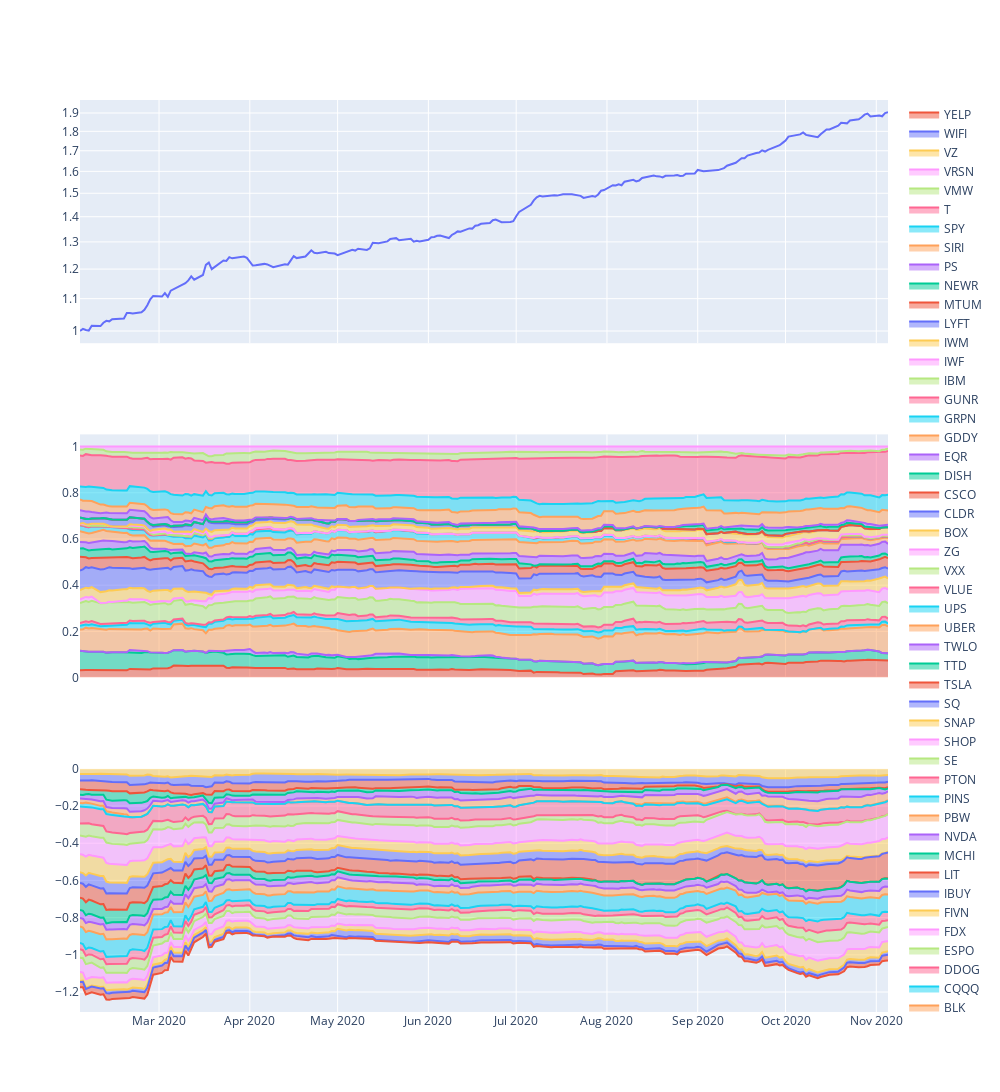

Notebook code cell kept with this figure:
### Code cell
from plotly.subplots import make_subplots
import plotly.graph_objects as go

fig = make_subplots(rows=3, cols=1, shared_xaxes=True)

cum_returns = (r.returns_history+1).cumprod()
fig.add_trace(go.Scatter(x=cum_returns.index, y=cum_returns), row=1, col=1)
fig.update_yaxes(type="log", row=1, col=1)


long_allocations = r.allocation_history[[c for c in r.allocation_history.columns if c in LONG_CANDIDATES]]
for (k, v) in long_allocations.items():
    fig.add_trace(go.Scatter(x=r.allocation_history.index, y=v, name=k, stackgroup='one'), row=2, col=1)
    
short_allocations = r.allocation_history[[c for c in r.allocation_history.columns if c in SHORT_CANDIDATES]]
for (k, v) in short_allocations.items():
    fig.add_trace(go.Scatter(x=r.allocation_history.index, y=v, name=k, stackgroup='one'), row=3, col=1)

fig.update_layout(
    autosize=False,
    width=1000,
    height=1200,)
fig.show()

### Figure 1 — Plotly figure (JSON) as saved in the notebook; plotly's stock layout.template omitted (floating-point values rounded to 4 significant figures; data arrays with more than 128 entries replaced by an {"elided": "..."} marker saying what was removed)
{"data": [{"type": "scatter", "x": {"elided": "194 str values"}, "xaxis": "x", "y": {"elided": "194 float values"}, "yaxis": "y"}, {"name": "AMZN", "stackgroup": "one", "type": "scatter", "x": {"elided": "194 str values"}, "xaxis": "x2", "y": {"elided": "194 float values"}, "yaxis": "y2"}, {"name": "ARKK", "stackgroup": "one", "type": "scatter", "x": {"elided": "194 str values"}, "xaxis": "x2", "y": {"elided": "194 float values"}, "yaxis": "y2"}, {"name": "BABA", "stackgroup": "one", "type": "scatter", "x": {"elided": "194 str values"}, "xaxis": "x2", "y": {"elided": "194 float values"}, "yaxis": "y2"}, {"name": "BLK", "stackgroup": "one", "type": "scatter", "x": {"elided": "194 str values"}, "xaxis": "x2", "y": {"elided": "194 float values"}, "yaxis": "y2"}, {"name": "CQQQ", "stackgroup": "one", "type": "scatter", "x": {"elided": "194 str values"}, "xaxis": "x2", "y": {"elided": "194 float values"}, "yaxis": "y2"}, {"name": "DDOG", "stackgroup": "one", "type": "scatter", "x": {"elided": "194 str values"}, "xaxis": "x2", "y": {"elided": "194 float values"}, "yaxis": "y2"}, {"name": "ESPO", "stackgroup": "one", "type": "scatter", "x": {"elided": "194 str values"}, "xaxis": "x2", "y": {"elided": "194 float values"}, "yaxis": "y2"}, {"name": "FDX", "stackgroup": "one", "type": "scatter", "x": {"elided": "194 str values"}, "xaxis": "x2", "y": {"elided": "194 float values"}, "yaxis": "y2"}, {"name": "FIVN", "stackgroup": "one", "type": "scatter", "x": {"elided": "194 str values"}, "xaxis": "x2", "y": {"elided": "194 float values"}, "yaxis": "y2"}, {"name": "IBUY", "stackgroup": "one", "type": "scatter", "x": {"elided": "194 str values"}, "xaxis": "x2", "y": {"elided": "194 float values"}, "yaxis": "y2"}, {"name": "LIT", "stackgroup": "one", "type": "scatter", "x": {"elided": "194 str values"}, "xaxis": "x2", "y": {"elided": "194 float values"}, "yaxis": "y2"}, {"name": "MCHI", "stackgroup": "one", "type": "scatter", "x": {"elided": "194 str values"}, "xaxis": "x2", "y": {"elided": "194 float values"}, "yaxis": "y2"}, {"name": "NVDA", "stackgroup": "one", "type": "scatter", "x": {"elided": "194 str values"}, "xaxis": "x2", "y": {"elided": "194 float values"}, "yaxis": "y2"}, {"name": "PBW", "stackgroup": "one", "type": "scatter", "x": {"elided": "194 str values"}, "xaxis": "x2", "y": {"elided": "194 float values"}, "yaxis": "y2"}, {"name": "PINS", "stackgroup": "one", "type": "scatter", "x": {"elided": "194 str values"}, "xaxis": "x2", "y": {"elided": "194 float values"}, "yaxis": "y2"}, {"name": "PTON", "stackgroup": "one", "type": "scatter", "x": {"elided": "194 str values"}, "xaxis": "x2", "y": {"elided": "194 float values"}, "yaxis": "y2"}, {"name": "SE", "stackgroup": "one", "type": "scatter", "x": {"elided": "194 str values"}, "xaxis": "x2", "y": {"elided": "194 float values"}, "yaxis": "y2"}, {"name": "SHOP", "stackgroup": "one", "type": "scatter", "x": {"elided": "194 str values"}, "xaxis": "x2", "y": {"elided": "194 float values"}, "yaxis": "y2"}, {"name": "SNAP", "stackgroup": "one", "type": "scatter", "x": {"elided": "194 str values"}, "xaxis": "x2", "y": {"elided": "194 float values"}, "yaxis": "y2"}, {"name": "SQ", "stackgroup": "one", "type": "scatter", "x": {"elided": "194 str values"}, "xaxis": "x2", "y": {"elided": "194 float values"}, "yaxis": "y2"}, {"name": "TSLA", "stackgroup": "one", "type": "scatter", "x": {"elided": "194 str values"}, "xaxis": "x2", "y": {"elided": "194 float values"}, "yaxis": "y2"}, {"name": "TTD", "stackgroup": "one", "type": "scatter", "x": {"elided": "194 str values"}, "xaxis": "x2", "y": {"elided": "194 float values"}, "yaxis": "y2"}, {"name": "TWLO", "stackgroup": "one", "type": "scatter", "x": {"elided": "194 str values"}, "xaxis": "x2", "y": {"elided": "194 float values"}, "yaxis": "y2"}, {"name": "UBER", "stackgroup": "one", "type": "scatter", "x": {"elided": "194 str values"}, "xaxis": "x2", "y": {"elided": "194 float values"}, "yaxis": "y2"}, {"name": "UPS", "stackgroup": "one", "type": "scatter", "x": {"elided": "194 str values"}, "xaxis": "x2", "y": {"elided": "194 float values"}, "yaxis": "y2"}, {"name": "VLUE", "stackgroup": "one", "type": "scatter", "x": {"elided": "194 str values"}, "xaxis": "x2", "y": {"elided": "194 float values"}, "yaxis": "y2"}, {"name": "VXX", "stackgroup": "one", "type": "scatter", "x": {"elided": "194 str values"}, "xaxis": "x2", "y": {"elided": "194 float values"}, "yaxis": "y2"}, {"name": "ZG", "stackgroup": "one", "type": "scatter", "x": {"elided": "194 str values"}, "xaxis": "x2", "y": {"elided": "194 float values"}, "yaxis": "y2"}, {"name": "BOX", "stackgroup": "one", "type": "scatter", "x": {"elided": "194 str values"}, "xaxis": "x3", "y": {"elided": "194 float values"}, "yaxis": "y3"}, {"name": "CLDR", "stackgroup": "one", "type": "scatter", "x": {"elided": "194 str values"}, "xaxis": "x3", "y": {"elided": "194 float values"}, "yaxis": "y3"}, {"name": "CSCO", "stackgroup": "one", "type": "scatter", "x": {"elided": "194 str values"}, "xaxis": "x3", "y": {"elided": "194 float values"}, "yaxis": "y3"}, {"name": "DISH", "stackgroup": "one", "type": "scatter", "x": {"elided": "194 str values"}, "xaxis": "x3", "y": {"elided": "194 float values"}, "yaxis": "y3"}, {"name": "EQR", "stackgroup": "one", "type": "scatter", "x": {"elided": "194 str values"}, "xaxis": "x3", "y": {"elided": "194 float values"}, "yaxis": "y3"}, {"name": "GDDY", "stackgroup": "one", "type": "scatter", "x": {"elided": "194 str values"}, "xaxis": "x3", "y": {"elided": "194 float values"}, "yaxis": "y3"}, {"name": "GRPN", "stackgroup": "one", "type": "scatter", "x": {"elided": "194 str values"}, "xaxis": "x3", "y": {"elided": "194 float values"}, "yaxis": "y3"}, {"name": "GUNR", "stackgroup": "one", "type": "scatter", "x": {"elided": "194 str values"}, "xaxis": "x3", "y": {"elided": "194 float values"}, "yaxis": "y3"}, {"name": "IBM", "stackgroup": "one", "type": "scatter", "x": {"elided": "194 str values"}, "xaxis": "x3", "y": {"elided": "194 float values"}, "yaxis": "y3"}, {"name": "IWF", "stackgroup": "one", "type": "scatter", "x": {"elided": "194 str values"}, "xaxis": "x3", "y": {"elided": "194 float values"}, "yaxis": "y3"}, {"name": "IWM", "stackgroup": "one", "type": "scatter", "x": {"elided": "194 str values"}, "xaxis": "x3", "y": {"elided": "194 float values"}, "yaxis": "y3"}, {"name": "LYFT", "stackgroup": "one", "type": "scatter", "x": {"elided": "194 str values"}, "xaxis": "x3", "y": {"elided": "194 float values"}, "yaxis": "y3"}, {"name": "MTUM", "stackgroup": "one", "type": "scatter", "x": {"elided": "194 str values"}, "xaxis": "x3", "y": {"elided": "194 float values"}, "yaxis": "y3"}, {"name": "NEWR", "stackgroup": "one", "type": "scatter", "x": {"elided": "194 str values"}, "xaxis": "x3", "y": {"elided": "194 float values"}, "yaxis": "y3"}, {"name": "PS", "stackgroup": "one", "type": "scatter", "x": {"elided": "194 str values"}, "xaxis": "x3", "y": {"elided": "194 float values"}, "yaxis": "y3"}, {"name": "SIRI", "stackgroup": "one", "type": "scatter", "x": {"elided": "194 str values"}, "xaxis": "x3", "y": {"elided": "194 float values"}, "yaxis": "y3"}, {"name": "SPY", "stackgroup": "one", "type": "scatter", "x": {"elided": "194 str values"}, "xaxis": "x3", "y": {"elided": "194 float values"}, "yaxis": "y3"}, {"name": "T", "stackgroup": "one", "type": "scatter", "x": {"elided": "194 str values"}, "xaxis": "x3", "y": {"elided": "194 float values"}, "yaxis": "y3"}, {"name": "VMW", "stackgroup": "one", "type": "scatter", "x": {"elided": "194 str values"}, "xaxis": "x3", "y": {"elided": "194 float values"}, "yaxis": "y3"}, {"name": "VRSN", "stackgroup": "one", "type": "scatter", "x": {"elided": "194 str values"}, "xaxis": "x3", "y": {"elided": "194 float values"}, "yaxis": "y3"}, {"name": "VZ", "stackgroup": "one", "type": "scatter", "x": {"elided": "194 str values"}, "xaxis": "x3", "y": {"elided": "194 float values"}, "yaxis": "y3"}, {"name": "WIFI", "stackgroup": "one", "type": "scatter", "x": {"elided": "194 str values"}, "xaxis": "x3", "y": {"elided": "194 float values"}, "yaxis": "y3"}, {"name": "YELP", "stackgroup": "one", "type": "scatter", "x": {"elided": "194 str values"}, "xaxis": "x3", "y": {"elided": "194 float values"}, "yaxis": "y3"}], "layout": {"autosize": false, "height": 1200, "width": 1000, "xaxis": {"anchor": "y", "domain": [0, 1], "matches": "x3", "showticklabels": false}, "xaxis2": {"anchor": "y2", "domain": [0, 1], "matches": "x3", "showticklabels": false}, "xaxis3": {"anchor": "y3", "domain": [0, 1]}, "yaxis": {"anchor": "x", "domain": [0.7333, 1], "type": "log"}, "yaxis2": {"anchor": "x2", "domain": [0.3667, 0.6333]}, "yaxis3": {"anchor": "x3", "domain": [0, 0.2667]}}}
